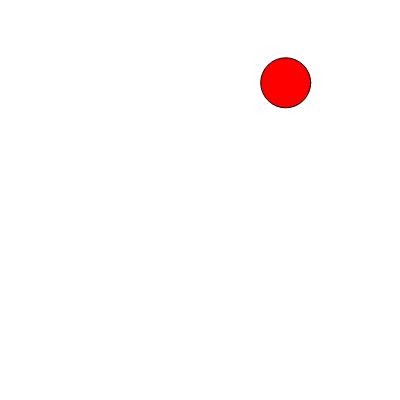
Frame 1 (no input)
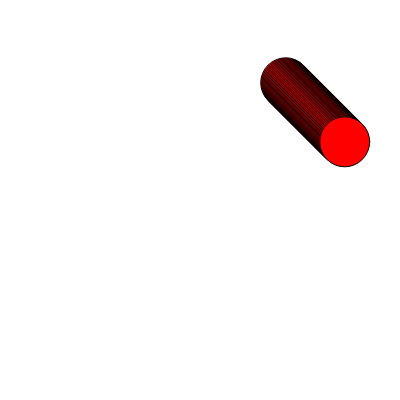
Frame 60 (no input)
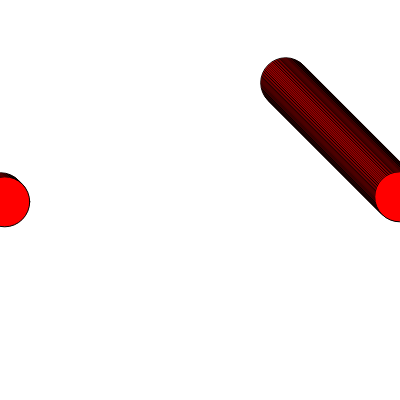
Frame 120 (the mouse pressed at the canvas centre since frame 60)

The p5.js sketch that drew these frames (run headless with seeded random() and noise() and a simulated clock; from frame 60 on, the mouse is pressed at the canvas centre):

// p5.js sketch
// ── sketch.js
let x, y

function setup() {
  let canvas = createCanvas(400, 400)
  x = random(width)
  y = random(height)
}

function draw() {
  fill(255, 0, 0)
  ellipse(x, y, 50, 50)
  x = (x + 1) % width
  y = (y + 1) % height
}
